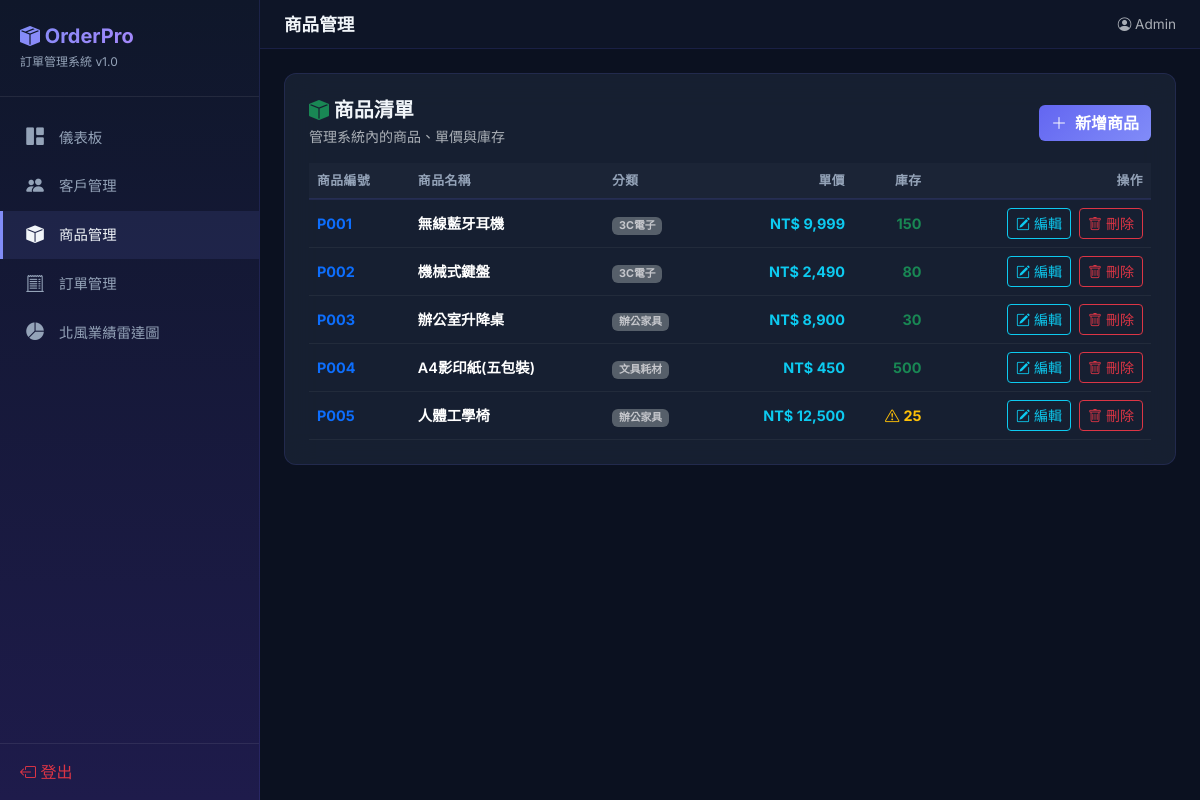
/products (signed in), run on the app's committed database.
### tables this page shows
CREATE TABLE product (
    商品編號  TEXT PRIMARY KEY,
    名稱      TEXT NOT NULL,
    單價      REAL NOT NULL CHECK(單價 >= 0),
    庫存      INTEGER NOT NULL DEFAULT 0,
    分類      TEXT
);

### app.py (the view)
@app.route('/products')
@login_required
def products():
    rows = get_db().execute('SELECT * FROM product ORDER BY 商品編號').fetchall()
    return render_template('products.html', products=rows)

### app.py (called while the page is built)
def get_db():
    if 'db' not in g:
        g.db = sqlite3.connect(DATABASE)
        g.db.row_factory = sqlite3.Row
        g.db.execute('PRAGMA foreign_keys = ON')
    return g.db

def login_required(f):
    @wraps(f)
    def decorated(*args, **kwargs):
        if not session.get('logged_in') or session.get('role') != 'admin':
            flash('請先以管理員身分登入系統', 'warning')
            return redirect(url_for('login'))
        return f(*args, **kwargs)
    return decorated

### templates/products.html (shortened to what this page needs)
{% extends "base.html" %}
{% block page_title %}商品管理{% endblock %}
{% block content %}
<div class="glass-card p-4">
  <div class="d-flex justify-content-between align-items-center mb-3">
    <div>
      <h5 class="fw-bold mb-1"><i class="bi bi-box-fill text-success"></i> 商品清單</h5>
      <p class="text-muted small mb-0">管理系統內的商品、單價與庫存</p>
    </div>
    <a href="{{ url_for('product_add') }}" class="btn btn-primary">
      <i class="bi bi-plus-lg me-1"></i> 新增商品
    </a>
  </div>
  <div class="table-responsive">
    <table class="table table-dark-custom table-hover align-middle mb-0">
      <thead>
        <tr>
          <th>商品編號</th>
          <th>商品名稱</th>
          <th>分類</th>
          <th class="text-end">單價</th>
          <th class="text-end">庫存</th>
          <th class="text-end">操作</th>
        </tr>
      </thead>
      <tbody>
        {% for p in products %}
        <tr>
          <td class="fw-bold text-primary">{{ p['商品編號'] }}</td>
          <td class="fw-semibold">{{ p['名稱'] }}</td>
          <td><span class="badge bg-secondary opacity-75">{{ p['分類'] or '未分類' }}</span></td>
          <td class="text-end fw-bold text-info">NT$ {{ '{:,.0f}'.format(p['單價']) }}</td>
          <td class="text-end">
            {% if p['庫存'] < 30 %}
              <span class="text-warning fw-bold"><i class="bi bi-exclamation-triangle me-1"></i>{{ p['庫存'] }}</span>
            {% else %}
              <span class="text-success fw-bold">{{ p['庫存'] }}</span>
            {% endif %}
          </td>
          <td class="text-end">
            <a href="{{ url_for('product_edit', pid=p['商品編號']) }}" class="btn btn-sm btn-outline-info me-1">
              <i class="bi bi-pencil-square"></i> 編輯
            </a>
            <a href="{{ url_for('product_delete', pid=p['商品編號']) }}"
               class="btn btn-sm btn-outline-danger"
               onclick="return confirm('確定要刪除商品 {{ p['名稱'] }} 嗎？');">
              <i class="bi bi-trash"></i> 刪除
            </a>
          </td>
        </tr>
        {% else %}
        <tr>
          <td colspan="6" class="text-center text-muted py-4">目前尚無商品資料</td>
        </tr>
        {% endfor %}
      </tbody>
    </table>
  </div>
</div>
{% endblock %}

### templates/base.html (style rules this page uses)
:root { --sidebar-w: 260px; --clr-bg: #0b1120; --clr-sidebar: linear-gradient(180deg, #0f172a 0%, #1e1b4b 100%); --clr-card: rgba(30, 41, 59, 0.65); --clr-card-border: rgba(99, 102, 241, 0.15); --clr-primary: #818cf8; --clr-primary-hover: #6366f1; --clr-text: #f1f5f9; --clr-muted: #94a3b8; }
* { font-family: 'Inter', 'Noto Sans TC', sans-serif; }
body { background: var(--clr-bg); color: var(--clr-text); min-height: 100vh; }
.glass-card { background: var(--clr-card); backdrop-filter: blur(16px); border: 1px solid var(--clr-card-border); border-radius: 12px; transition: transform 0.2s, box-shadow 0.2s; }
.table-dark-custom { --bs-table-bg: transparent; --bs-table-hover-bg: rgba(129, 140, 248, 0.06); font-size: 0.9rem; }
.table-dark-custom thead th { background: rgba(30, 41, 59, 0.6); border-bottom: 2px solid var(--clr-card-border); font-weight: 600; font-size: 0.8rem; text-transform: uppercase; letter-spacing: 0.5px; color: var(--clr-muted); white-space: nowrap; }
.table-dark-custom td { vertical-align: middle; border-color: rgba(255,255,255,0.05); }
.btn-primary { background: linear-gradient(135deg, #6366f1, #818cf8); border: none; font-weight: 600; }

### data on the page
product: 商品編號 "P001", 名稱 "無線藍牙耳機", 分類 "3C電子", 單價 "9,999", 庫存 "150"
product: 商品編號 "P002", 名稱 "機械式鍵盤", 分類 "3C電子", 單價 "2,490", 庫存 "80"
product: 商品編號 "P003", 名稱 "辦公室升降桌", 分類 "辦公家具", 單價 "8,900", 庫存 "30"
product: 商品編號 "P004", 名稱 "A4影印紙(五包裝)", 分類 "文具耗材", 單價 "450", 庫存 "500"
product: 商品編號 "P005", 名稱 "人體工學椅", 分類 "辦公家具", 單價 "12,500", 庫存 "25"

### other printed values
{{ session.username|default('Admin') }} "Admin"
